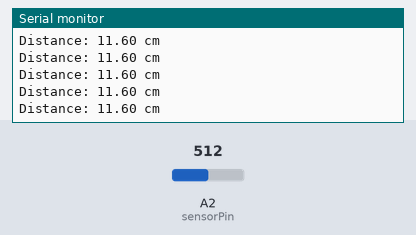
This sketch was run on a simulated Arduino Uno, built with avr-gcc and run on an emulated ATmega328P. Shown: the last lines printed to the serial monitor. Inputs (shaded band) come from the test bench; at power-on: A2 (sensorPin) = 512.

Above: at 1.2 s.
1.3 s: A2 (sensorPin) set to 716
At 1.31 s:
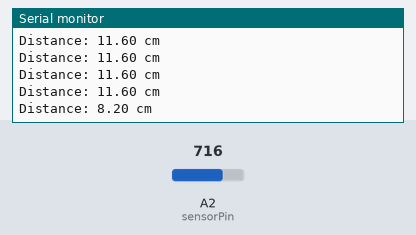
2.8 s: A2 (sensorPin) set to 900
At 2.82 s:
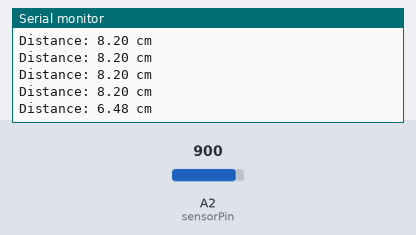
Timing chart, 0 to 5.8 s (numbered marks = the images above; inputs shaded):
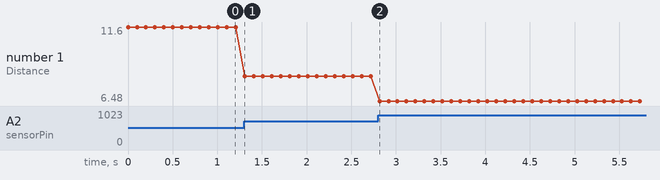

Measured:
- after the input at 1.3 s, the serial monitor: prints a new line at once (image 1)
- after the input at 2.8 s, the serial monitor: prints a new line at once (image 2)
- plotted number 1: 11.6 → 8.2 after the input at 1.3 s, 8.2 → 6.48 after the input at 2.8 s

The sketch:

IRR_sensor.ino
```cpp
const int sensorPin = A2; // Analog input pin connected to the sensor's output

void setup() {
  Serial.begin(9600);

  // Configure the ADC
  ADMUX = (1 << REFS0);  // Reference voltage set to AVcc (5V)
  ADCSRA = (1 << ADEN)   // Enable ADC
         | (1 << ADPS2)  // Set prescaler to 16 (for 16 MHz clock)
         | (1 << ADPS0); // This results in an ADC clock of 1 MHz
}

uint16_t readADC(uint8_t pin) {
  // Select the appropriate input pin (analog pin number)
  ADMUX = (ADMUX & 0xF0) | (pin & 0x0F);  // Clear last 4 bits and set new pin
  ADCSRA |= (1 << ADSC);  // Start the conversion

  // Wait for the conversion to complete
  while (ADCSRA & (1 << ADSC));

  // Return the ADC value (10-bit resolution)
  return ADC;
}

void loop() {
  // Read the analog value from the sensor connected to sensorPin (A2)
  uint16_t sensorValue = readADC(sensorPin - A0);  // Subtract A0 to get the right pin number

  // Convert the analog value to voltage (0V to 5V)
  float voltage = sensorValue * (5.0 / 1023.0);

  // Convert the voltage to distance in cm (approximation)
  // The relationship between distance and voltage is non-linear.
  // For GP2Y0A21, it is approximately: distance (cm) = 27.86 / (voltage - 0.1)
  float distance = 27.86 / (voltage - 0.1);

  // Print the distance to the serial monitor
  Serial.print("Distance: ");
  Serial.print(distance);
  Serial.println(" cm");

  // Wait for a short period before taking the next reading
  delay(100);
}
```
